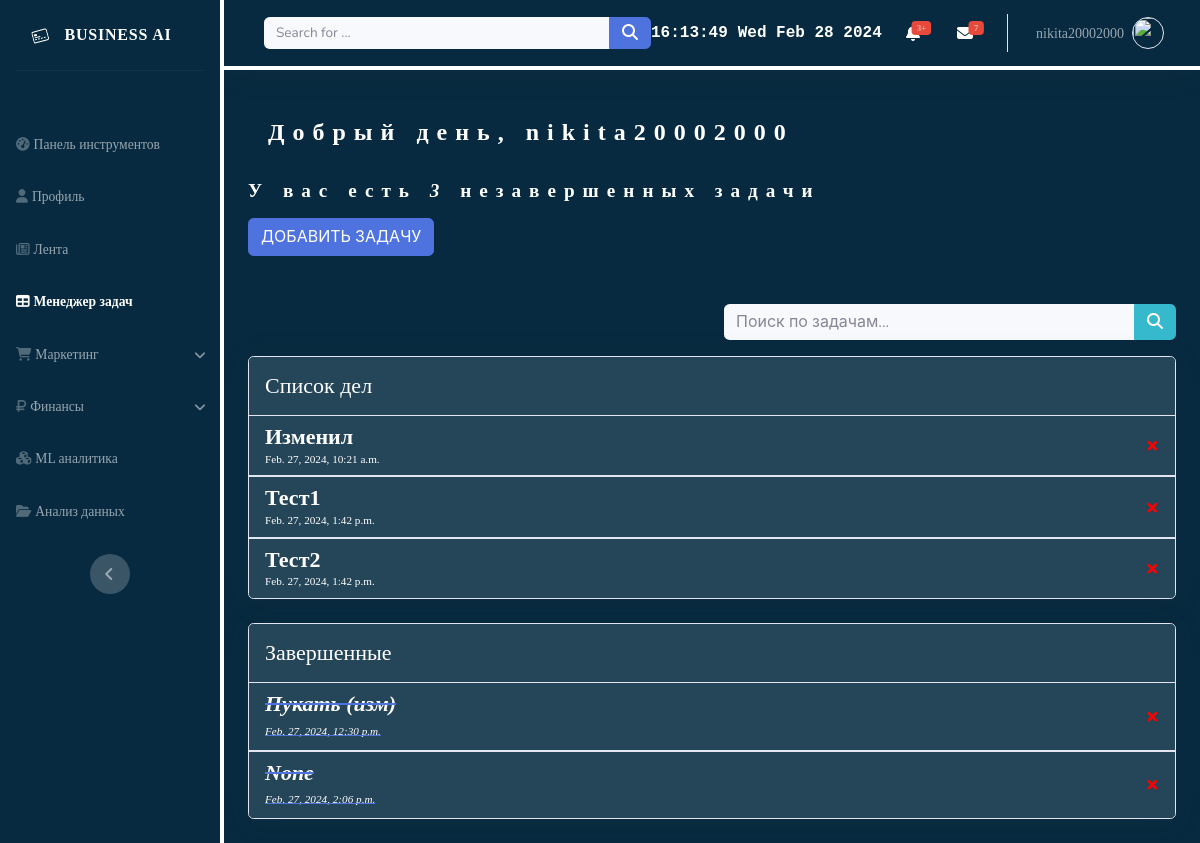
The page /to_do/ (signed in) on the database its author committed.
### to_do_list/models.py (models this page shows, shortened)
class Task(models.Model):
    user = models.ForeignKey(User, on_delete=models.CASCADE, null=True, blank=True)
    title = models.CharField(max_length=200, null=True, blank=True)
    description = models.TextField(null=True, blank=True)
    complete = models.BooleanField(default=False)
    create = models.DateTimeField(auto_now_add=True)
    class Meta:
        ordering = ['complete']

### to_do_list/views.py (the view)
# urls.py: path('', TaskList.as_view(), name='home'),
class TaskList(LoginRequiredMixin, ListView):
    model = Task
    template_name = 'to_do_list/task_list.html'
    context_object_name = 'tasks'
    def get_context_data(self, **kwargs):
        context = super().get_context_data(**kwargs)
        context['tasks'] = context['tasks'].filter(user=self.request.user)
        context['count'] = context['tasks'].filter(complete=False).count()
        search_input = self.request.GET.get('search-area') or ''
        if search_input:
            context['tasks'] = context['tasks'].filter(
                title__icontains=search_input)
        context['search_input'] = search_input
        return context

### to_do_list/templates/to_do_list/task_list.html (shortened to what this page needs)
{% extends 'to_do_list/template_to_do_list.html' %}
{% block content %}
{% load static %}
<div class="d-sm-flex justify-content-between align-items-center mb-4">
    <h3 class="mb-2"><span id="hello_text"></span> {{user.username}}</h3>
</div>
<h4 class="mb-3">У вас есть <i id="count_tasks">{{count}}</i> <span id="correct_word"></span></h4>
<a href="{% url 'to_do_list:task-create' %}">
    <button class="btn btn-primary mb-5" type="button">ДОБАВИТЬ ЗАДАЧУ</button>
</a>
<form method="GET">
    <div class="row justify-content-end">
        <div class="col-6 float-right">
            <div class="input-group mb-3 h-50">
                <input class="bg-light form-control border-0 small" type="text" placeholder="Поиск по задачам..." name="search-area" value="{{ search_input }}">
                <button class="btn btn-info py-0" type="submit" value="Search"><i class="fas fa-search"></i>
                </button>
            </div>
        </div>
    </div>
</form>
<div class="widget card shadow mb-4">
    <div class="card-header widget py-3">
        <h6 class=" fw m-0">Список дел</h6>
    </div>
    {% for task in tasks %}
    {% if task.complete %}
    {% else %}
    <ul class="list-group list-group-flush">
        <li class="widget list-group-item">
            <div class="row align-items-center no-gutters">
                <div class="col me-2">
                    <a href="{% url 'to_do_list:task-update' task.id %}">
                        <div class="row">
                            <h6 class="mb-0"><strong>{{ task.title }}</strong></h6><span class="text-xs">{{ task.create }}</span>
                        </div>
                    </a>
                </div>
                <div class="col-auto">
                    <a class="delete-link" href="{% url 'to_do_list:task-delete' task.id %}">&#215;</a>
                </div>
            </div>
        </li>
    </ul>
    {% endif %}
    {% endfor %}
</div>
<div class="widget card shadow mb-4">
    <div class="card-header widget py-3">
        <h6 class=" fw m-0">Завершенные</h6>
    </div>
    {% for task in tasks %}
    {% if task.complete %}
    <ul class="list-group list-group-flush">
        <li class="widget list-group-item">
            <div class="row align-items-center no-gutters">
                    <div class="col me-2">
                        <a href="{% url 'to_do_list:task-update' task.id %}">
                            <i><s><h6 class="mb-0"><strong>{{ task.title }}</strong></h6><span class="text-xs">{{ task.create }}</span></s></i>
                        </a>
                    </div>
                <div class="col-auto">
                    <a class="delete-link" href="{% url 'to_do_list:task-delete' task.id %}">&#215;</a>
                </div>
            </div>
        </li>
    </ul>
    {% endif %}
    {% endfor %}
</div>
{% endblock content %}

### to_do_list/templates/to_do_list/template_to_do_list.html (shortened to what this page needs)
<!doctype html>
{% load static %}
<html lang="ru">
<head>
    <link rel="stylesheet" href="{% static 'main/css/bootstrap.min.css' %}">
    <link rel="stylesheet" href="{% static 'main/css/index/main.css' %}">
    <link rel="stylesheet" href="{% static 'main/css/effects/loader.css' %}">
    <link rel="stylesheet" href="{% static 'to_do_list/css/to_do_list.css' %}">
</head>
<body id="page-top">
    <div id="wrapper">
        <nav class="navbar-left align-items-start sidebar sidebar-dark accordion  p-0">
            <div class="container-fluid d-flex flex-column p-0">
                <a class="navbar-brand d-flex justify-content-center align-items-center sidebar-brand m-0" href="{% url 'main:home' %}">
                    <div class="sidebar-brand-icon rotate-n-15">
                    </div>
                    <div class="sidebar-brand-text mx-3">
                        <span>Business AI</span>
                    </div>
                </a>
                <hr class="sidebar-divider my-0">
                <ul class="navbar-nav menu-left-list text-light mt-5" id="accordionSidebar">
                    <li class="nav-item"><a class="nav-link " href="{% url 'main:home' %}"><i class="fas fa-tachometer-alt"></i><span>Панель инструментов</span></a></li>
                    <li class="nav-item"><a class="nav-link" href="{% url 'main:profile' %}"><i class="fas fa-user"></i><span>Профиль</span></a></li>
                    <li class="nav-item"><a class="nav-link" href="{% url 'to_do_list:task_list'%}"><i class="fa fa-newspaper-o"></i><span>Лента</span></a></li>
                    <li class="nav-item"><a class="nav-link active" href="{% url 'to_do_list:task_list'%}"><i class="fas fa-table"></i><span>Менеджер задач</span></a></li>
                    <li class="nav-item">
                        <div class="accordion" id="accordionExample">
                            <div class="accordion-item">
                                <a class="nav-link accordion-but" type="button" data-bs-toggle="collapse" data-bs-target="#collapseOne" aria-expanded="true" aria-controls="collapseOne">
                                    <i class="fa fa-shopping-cart"></i><span>Маркетинг</span>
                                </a>
                            </div>
                        </div>
                    </li>
                    <li class="nav-item">
                        <div class="accordion">
                            <div class="accordion-item">
                                <a class="nav-link accordion-but" type="button" data-bs-toggle="collapse" data-bs-target="#collapseTwo" aria-expanded="true" aria-controls="collapseOne">
                                    <i class="fa fa-rub"></i><span>Финансы</span>
                                </a>
                            </div>
                        </div>
                    </li>
                    <li class="nav-item"><a class="nav-link" href="{% url 'to_do_list:task_list'%}"><i class="fa fa-cubes"></i><span>ML аналитика</span></a></li>
                    <li class="nav-item"><a class="nav-link" href="{% url 'to_do_list:task_list'%}"><i class="fa fa-folder-open"></i><span>Анализ данных</span></a></li>
                </ul>
                <div class="text-center d-none d-md-inline"><button class="btn rounded-circle border-0" id="sidebarToggle" type="button"></button></div>
            </div>
        </nav>
        <div class="d-flex flex-column" id="content-wrapper">
            <div id="content">
                <nav class="navbar header navbar-expand shadow mb-4 topbar static-top">
                    <div class="container-fluid"><button class="btn btn-link d-md-none rounded-circle me-3" id="sidebarToggleTop" type="button"></button>
                        <form class="d-none d-sm-inline-block me-auto ms-md-3 my-2 my-md-0 mw-100 navbar-search">
                            <div class="input-group"><input class="bg-light form-control border-0 small" type="text" placeholder="Search for ..."><button class="btn btn-primary py-0" type="button"><i class="fas fa-search"></i></button></div>
                        </form>
                        <div class="row">
                            <div class="col-4 time-node" id="time-node"></div>
                            <div class="col-8 date-node" id="date-node"></div>
                        </div>
                        <ul class="navbar-nav flex-nowrap ms-auto">
                            <li class="nav-item dropdown no-arrow mx-1">
                                <div class="nav-item dropdown no-arrow"><a class="dropdown-toggle nav-link" aria-expanded="false" data-bs-toggle="dropdown" href="#"><span class="badge bg-danger badge-counter">3+</span></a>
                                </div>
                            </li>
                            <li class="nav-item dropdown no-arrow mx-1">
                                <div class="nav-item dropdown no-arrow"><a class="dropdown-toggle nav-link" aria-expanded="false" data-bs-toggle="dropdown" href="#"><span class="badge bg-danger badge-counter">7</span><i class="fas fa-envelope fa-fw"></i></a>
                                </div>
                            </li>
                            <li class="nav-item dropdown no-arrow">
                                <div class="nav-item dropdown no-arrow"><a class="dropdown-toggle nav-link" aria-expanded="false" data-bs-toggle="dropdown" href="#"><span class="d-none d-lg-inline me-2 text-white-600 small">{{ user.username }}</span><img class="border rounded-circle img-profile" src="http://www.w3.org/2000/svg"></a>
                                </div>
                            </li>
                        </ul>
                    </div>
                </nav>
                <div class="container-fluid main-page mt-5">
                        {% block content %}
                        {% endblock content %}
                </div>
            </div>
    </div>
</body>
</html>

### main/static/main/css/index/main.css (style rules this page uses)
body { background-color: #072A40; }
.navbar-left { background-color: #072A40; }
.header { background-color: #072A40; border-bottom: 4px solid #FFFFFF; }
#content { background-color: #072A40; }
.widget { background-color: rgba(39, 70, 89, 0.8); }
h3 { margin-left: 20px; font-size: 2vw; color: #FFFFFF; font-family: "Proxima Nova"; letter-spacing: 8px; font-weight: bold; }
h6 { font-size: 22px; }
span, p, h6, h4 { font-family: "Proxima Nova"; color: #FFFFFF; }
.navbar-left span { font-family: "Proxima Nova"; color: #FFFFFF; }
.time-node, .date-node { font-weight: bold; font-family: monospace; font-size: 16px; color: #FFFFFF; }
.navbar-left { border-right: 4px solid #FFFFFF; }
.fas { color: #FFFFFF; }
.accordion-item { background-color: transparent; border: none; }
.accordion { background-color: transparent; color: transparent; }
.nav-link span { color: rgba(255, 255, 255, 0.58); }
.active span { color: #FFFFFF; }

### to_do_list/static/to_do_list/css/to_do_list.css (style rules this page uses)
h4 { margin-left: px; font-size: 1.6vw; color: #FFFFFF; font-family: "Proxima Nova"; letter-spacing: 8px; font-weight: bold; }
.delete-link { color: red; text-decoration: none; font-weight: 900; font-size: 22px; }

### to_do_list/templates/to_do_list/template_to_do_list.html (style rules this page uses)
a { text-decoration: none; }

### rows shown on the page
Task: title "Изменил", create "Feb. 27, 2024, 10:21 a.m."
Task: title "Тест1", create "Feb. 27, 2024, 1:42 p.m."
Task: title "Тест2", create "Feb. 27, 2024, 1:42 p.m."
Task: title "Пукать (изм)", create "Feb. 27, 2024, 12:30 p.m."
Task: title "None", create "Feb. 27, 2024, 2:06 p.m."

### other values the page prints
{{ user.username }} "nikita20002000"
{{ count }} "3"
